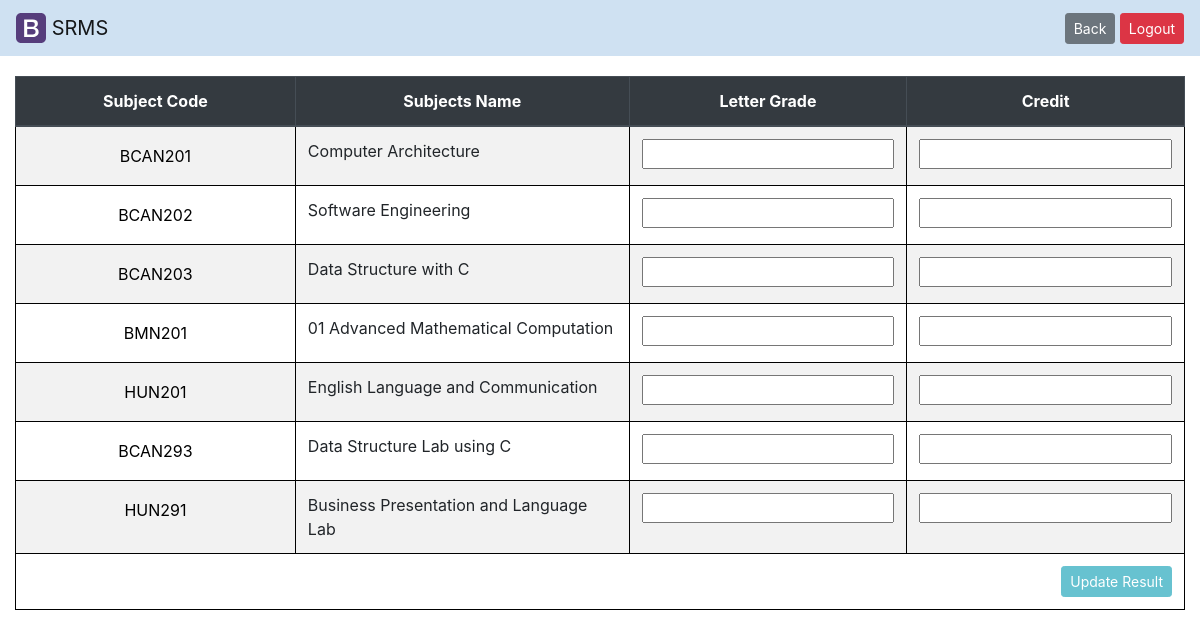
Screenshot of /teacher/update_common.php?roll=14901219007&sem=2 (signed in) with the database file from the repository.
### tables this page shows
create table subjects (course varchar(10),sem int, sub_code varchar(30),sub_name varchar(256));

### teacher/insert.php (the view)
<?php
	$row=mysqli_query($con,"select sub_code,sub_name from subjects where course='".$_SESSION['ca']."' and sem=".$sem);
	while($r=mysqli_fetch_assoc($row))
	{
		$x=$r['sub_code'];
		echo "<tr>
		    	<td><input class='mark' type='text' name='".$x."' value='".$x."' readonly></td>
		    	<td class='smark'>".$r['sub_name']."</td>
		    	<td><input type='text'	 class='data' name='".$x.'A'."' id='".$x."'	    onkeyup='manage(this)'></td>
		    	<td><input type='number' class='data' name='".$x.'B'."' id='".$x.'B'."' onkeyup='manage(this)'></td>
		      </tr>";
	}
?>
<tr><td colspan='4' align='right'><button type='submit' class="btn btn-info btn-sm" name='update' id ='upload' disabled>Update Result</button></td></tr>

### css/teacher.css (style rules this page uses)
tr { text-align: center; }
td { border: 1px solid black !important; }
.mark { border: none; background: inherit; text-align: center; padding: 5px !important; width: 100%; }
.smark { text-align: left; }
.data { width:100%; }

### rows the page displays
subjects: sub_code "BCAN201", sub_name "Computer Architecture"
subjects: sub_code "BCAN202", sub_name "Software Engineering"
subjects: sub_code "BCAN203", sub_name "Data Structure with C"
subjects: sub_code "BMN201", sub_name "01 Advanced Mathematical Computation"
subjects: sub_code "HUN201", sub_name "English Language and Communication"
subjects: sub_code "BCAN293", sub_name "Data Structure Lab using C"
subjects: sub_code "HUN291", sub_name "Business Presentation and Language Lab"
